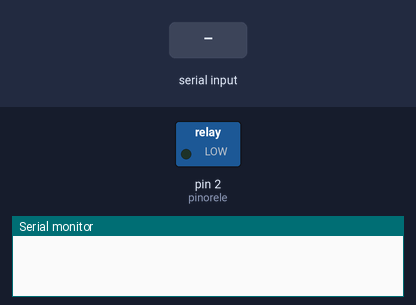
Bench run of a sketch on a simulated Arduino Uno, built with avr-gcc and run on an emulated ATmega328P. On the bench: switched loads named in the sketch (green lamp = pin HIGH), the last lines printed to the serial monitor. Inputs (shaded band) come from the test bench.

Above: at 1.2 s.
1.3 s: "1" received over Serial
At 2.2 s:
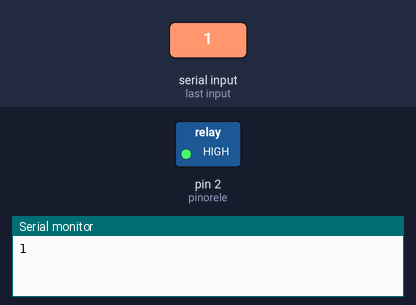
2.8 s: "0" received over Serial
At 3.4 s:
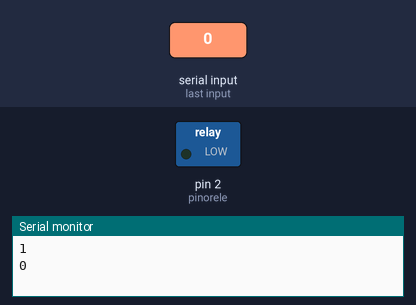
Timing chart, 0 to 5.8 s (numbered marks = the images above; inputs shaded):
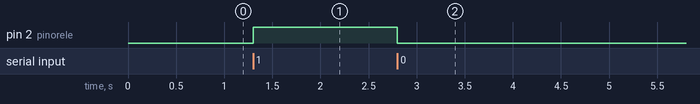

Measured:
- after the input at 1.3 s, pin 2 (pinorele): LOW → HIGH at once
- after the input at 2.8 s, pin 2 (pinorele): HIGH → LOW at once

The sketch:

releteste.ino
```cpp
/*####################   RELE   ####################*/

int pinorele = 2;
char c;

void setup() {
  pinMode(pinorele, OUTPUT);
  Serial.begin(9600);
  digitalWrite(pinorele, LOW);
}

void loop() {
  while(Serial.available() > 0){
    c = Serial.read();
    if (c=='1')  digitalWrite(pinorele,  HIGH);

    if(c=='0')  digitalWrite(pinorele,  LOW);
    Serial.println(c);
  }


}
```
